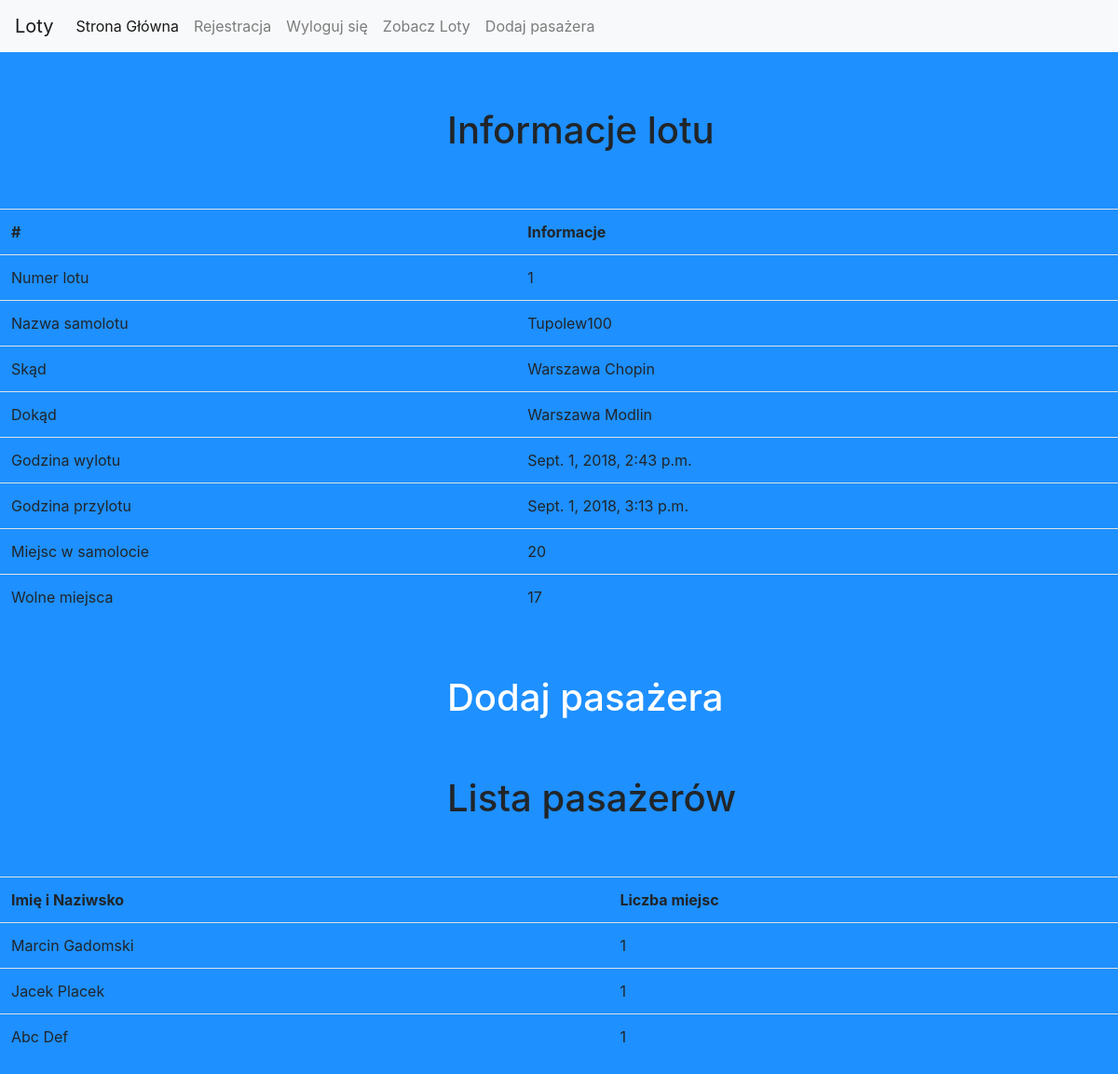
The page /lot_info/1 (signed in) on the database its author committed.
### Samoloty/models.py (models this page shows, shortened)
class Flight(models.Model):
    plane_id = models.ForeignKey(Plane, on_delete=models.CASCADE)
    flight_id = models.AutoField(primary_key=True)
    start_terminal = models.CharField(max_length=50,blank=False, null=False)
    land_terminal = models.CharField(max_length=50, blank=False, null=False)
    start_time = models.DateTimeField('Start Time')
    land_time = models.DateTimeField('Land Time')
    def left_seats(self):
        seats_sum = Ticket.objects.filter(flight_id=self).values('seats').aggregate(Sum('seats'))
        if seats_sum['seats__sum'] is None:
            seats_sum['seats__sum'] = 0
        left = self.plane_id.places - seats_sum['seats__sum']
        return left

class Plane(models.Model):
    id = models.CharField(max_length=50, primary_key=True)
    places = models.IntegerField()

class Ticket(models.Model):
    flight_id = models.ForeignKey(Flight, on_delete=models.CASCADE)
    owner = models.ForeignKey(Passenger, on_delete=models.CASCADE)
    seats = models.IntegerField(default=1, blank=False, null=False)
    class Meta:
        unique_together = (("owner", "flight_id"),)

class Passenger(models.Model):
    name = models.CharField(max_length=50, blank=False, null=False)
    surname = models.CharField(max_length=670, blank=False, null=False)
    class Meta:
        unique_together = (("name", "surname"),)
    def __str__(self):
        return self.name + ' ' + self.surname

### Samoloty/views.py (the view)
# urls.py: path('lot_info/<flight_id>',  views.flight_info, name='flight_info'),
@login_required
def flight_info(request, flight_id):
    my_flight = Flight.objects.filter(flight_id=flight_id)
    tickets = Ticket.objects.filter(flight_id=flight_id)
    if my_flight.__len__() > 0:
        left_seats = my_flight[0].left_seats()
    else:
        left_seats = 0
    context = {
        'my_flight': my_flight,
        'tickets': tickets,
        'left_seats': left_seats
    }
    return render(request, 'flight_info.html', context=context)

### templates/flight_info.html
{% extends 'base.html' %}
{% block content %}
    {% if user.is_authenticated %}
        {% if my_flight %}
            <h1 style="margin-top: 5%; margin-left: 40%; margin-bottom: 5%">Informacje lotu</h1>
            <table class="table">
                <tr>
                    <th scope="col">#</th>
                    <th scope="col">Informacje</th>
                </tr>
                <tr>
                    <td>Numer lotu</td>
                    <td>{{ my_flight.0.flight_id }}</td>
                </tr>
                <tr>
                    <td>Nazwa samolotu</td>
                    <td>{{ my_flight.0.plane_id.id }}</td>
                </tr>
                <tr>
                    <td>Skąd</td>
                    <td>{{ my_flight.0.start_terminal }}</td>
                </tr>
                <tr>
                    <td>Dokąd</td>
                    <td>{{ my_flight.0.land_terminal }}</td>
                </tr>
                <tr>
                    <td>Godzina wylotu</td>
                    <td>{{ my_flight.0.start_time }}</td>
                </tr>
                <tr>
                    <td>Godzina przylotu</td>
                    <td>{{ my_flight.0.land_time }}</td>
                </tr>
                <tr>
                    <td>Miejsc w samolocie</td>
                    <td>{{ my_flight.0.plane_id.places }}</td>
                </tr>
                <tr>
                    <td>Wolne miejsca</td>
                    <td>{{ left_seats }}</td>
                </tr>
            </table>
            <a href="{% url 'add_ticket' my_flight.0.flight_id %}"><h1 style="margin-left: 40%; margin-top: 5%; margin-bottom: 5%; color: white">Dodaj pasażera</h1></a>
            {% if tickets %}
                <h1 style="margin-top: 5%; margin-left: 40%; margin-bottom: 5%">Lista pasażerów</h1>
                <table class="table">
                    <tr>
                        <th>Imię i Naziwsko</th>
                        <th>Liczba miejsc</th>
                    </tr>
                    {% for t in tickets%}
                        <tr>
                            <td>{{ t.owner }}</td>
                            <td>{{ t.seats }}</td>
                        </tr>
                    {% endfor %}
                </table>
            {% else %}
                <h1 style="margin-left: 40%; margin-top: 5%; margin-bottom: 5%">Brak pasażerów</h1>
            {% endif %}
        {% else %}
            <h1 style="margin-left: 30%; margin-top: 10%">BRAK PODANEGO LOTU</h1>
        {% endif %}
    {% endif %}
{% endblock %}

### templates/base.html (style rules this page uses)
body { background-color: dodgerblue; }

### rows shown on the page
Flight: flight_id "1", plane_id "Tupolew100", start_terminal "Warszawa Chopin", land_terminal "Warszawa Modlin", start_time "Sept. 1, 2018, 2:43 p.m.", land_time "Sept. 1, 2018, 3:13 p.m.", plane_id.places "20"
Ticket: owner "Marcin Gadomski", seats "1"
Ticket: owner "Jacek Placek", seats "1"
Ticket: owner "Abc Def", seats "1"

### other values the page prints
{{ left_seats }} "17"
